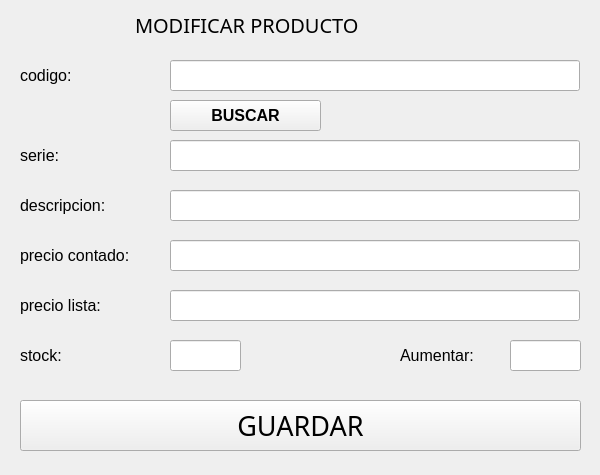
<?xml version="1.0" encoding="UTF-8"?>
<ui version="4.0">
 <class>ventanaModificarProducto</class>
 <widget class="QMainWindow" name="ventanaModificarProducto">
  <property name="geometry">
   <rect>
    <x>0</x>
    <y>0</y>
    <width>600</width>
    <height>475</height>
   </rect>
  </property>
  <property name="windowTitle">
   <string>MainWindow</string>
  </property>
  <widget class="QWidget" name="centralwidget">
   <widget class="QLineEdit" name="lineEditCodigo">
    <property name="geometry">
     <rect>
      <x>170</x>
      <y>60</y>
      <width>410</width>
      <height>31</height>
     </rect>
    </property>
    <property name="font">
     <font>
      <family>Arial</family>
      <pointsize>10</pointsize>
     </font>
    </property>
   </widget>
   <widget class="QLabel" name="labelDescripcion">
    <property name="geometry">
     <rect>
      <x>20</x>
      <y>190</y>
      <width>111</width>
      <height>31</height>
     </rect>
    </property>
    <property name="font">
     <font>
      <family>Arial</family>
      <pointsize>12</pointsize>
     </font>
    </property>
    <property name="text">
     <string>descripcion:</string>
    </property>
   </widget>
   <widget class="QLabel" name="labelPrecioContado">
    <property name="geometry">
     <rect>
      <x>20</x>
      <y>240</y>
      <width>151</width>
      <height>31</height>
     </rect>
    </property>
    <property name="font">
     <font>
      <family>Arial</family>
      <pointsize>12</pointsize>
     </font>
    </property>
    <property name="text">
     <string>precio contado:</string>
    </property>
   </widget>
   <widget class="QPushButton" name="btnGuardar">
    <property name="geometry">
     <rect>
      <x>20</x>
      <y>400</y>
      <width>561</width>
      <height>51</height>
     </rect>
    </property>
    <property name="font">
     <font>
      <family>Arial Black</family>
      <pointsize>20</pointsize>
     </font>
    </property>
    <property name="text">
     <string>GUARDAR</string>
    </property>
   </widget>
   <widget class="QLabel" name="labelPrecioLista">
    <property name="geometry">
     <rect>
      <x>20</x>
      <y>290</y>
      <width>111</width>
      <height>31</height>
     </rect>
    </property>
    <property name="font">
     <font>
      <family>Arial</family>
      <pointsize>12</pointsize>
     </font>
    </property>
    <property name="text">
     <string>precio lista:</string>
    </property>
   </widget>
   <widget class="QLabel" name="labelAgregarProducto">
    <property name="geometry">
     <rect>
      <x>135</x>
      <y>9</y>
      <width>330</width>
      <height>31</height>
     </rect>
    </property>
    <property name="font">
     <font>
      <family>Arial Black</family>
      <pointsize>15</pointsize>
     </font>
    </property>
    <property name="text">
     <string>MODIFICAR PRODUCTO</string>
    </property>
   </widget>
   <widget class="QLabel" name="labelCodigo">
    <property name="geometry">
     <rect>
      <x>20</x>
      <y>60</y>
      <width>71</width>
      <height>31</height>
     </rect>
    </property>
    <property name="font">
     <font>
      <family>Arial</family>
      <pointsize>12</pointsize>
     </font>
    </property>
    <property name="text">
     <string>codigo:</string>
    </property>
   </widget>
   <widget class="QLineEdit" name="lineEditSerie">
    <property name="geometry">
     <rect>
      <x>170</x>
      <y>140</y>
      <width>410</width>
      <height>31</height>
     </rect>
    </property>
    <property name="font">
     <font>
      <family>Arial</family>
      <pointsize>10</pointsize>
     </font>
    </property>
   </widget>
   <widget class="QLabel" name="labelSerie">
    <property name="geometry">
     <rect>
      <x>20</x>
      <y>140</y>
      <width>71</width>
      <height>31</height>
     </rect>
    </property>
    <property name="font">
     <font>
      <family>Arial</family>
      <pointsize>12</pointsize>
     </font>
    </property>
    <property name="text">
     <string>serie:</string>
    </property>
   </widget>
   <widget class="QLineEdit" name="lineEditDescripcion">
    <property name="geometry">
     <rect>
      <x>170</x>
      <y>190</y>
      <width>410</width>
      <height>31</height>
     </rect>
    </property>
    <property name="font">
     <font>
      <family>Arial</family>
      <pointsize>10</pointsize>
     </font>
    </property>
   </widget>
   <widget class="QLineEdit" name="lineEditPrecioContado">
    <property name="geometry">
     <rect>
      <x>170</x>
      <y>240</y>
      <width>410</width>
      <height>31</height>
     </rect>
    </property>
    <property name="font">
     <font>
      <family>Arial</family>
      <pointsize>10</pointsize>
     </font>
    </property>
   </widget>
   <widget class="QLabel" name="labelStock">
    <property name="geometry">
     <rect>
      <x>20</x>
      <y>340</y>
      <width>60</width>
      <height>30</height>
     </rect>
    </property>
    <property name="font">
     <font>
      <family>Arial</family>
      <pointsize>12</pointsize>
     </font>
    </property>
    <property name="text">
     <string>stock:</string>
    </property>
   </widget>
   <widget class="QLineEdit" name="lineEditPrecioLista">
    <property name="geometry">
     <rect>
      <x>170</x>
      <y>290</y>
      <width>410</width>
      <height>31</height>
     </rect>
    </property>
    <property name="font">
     <font>
      <family>Arial</family>
      <pointsize>10</pointsize>
     </font>
    </property>
   </widget>
   <widget class="QLineEdit" name="lineEditPrecioStock">
    <property name="geometry">
     <rect>
      <x>170</x>
      <y>340</y>
      <width>71</width>
      <height>31</height>
     </rect>
    </property>
    <property name="font">
     <font>
      <family>Arial</family>
      <pointsize>10</pointsize>
     </font>
    </property>
   </widget>
   <widget class="QLabel" name="labelStock_2">
    <property name="geometry">
     <rect>
      <x>400</x>
      <y>340</y>
      <width>100</width>
      <height>30</height>
     </rect>
    </property>
    <property name="font">
     <font>
      <family>Arial</family>
      <pointsize>12</pointsize>
     </font>
    </property>
    <property name="text">
     <string>Aumentar: </string>
    </property>
   </widget>
   <widget class="QLineEdit" name="lineEditPrecioStock_2">
    <property name="geometry">
     <rect>
      <x>510</x>
      <y>340</y>
      <width>71</width>
      <height>31</height>
     </rect>
    </property>
    <property name="font">
     <font>
      <family>Arial</family>
      <pointsize>10</pointsize>
     </font>
    </property>
   </widget>
   <widget class="QPushButton" name="btnBuscar">
    <property name="geometry">
     <rect>
      <x>170</x>
      <y>100</y>
      <width>151</width>
      <height>31</height>
     </rect>
    </property>
    <property name="font">
     <font>
      <family>Arial</family>
      <pointsize>12</pointsize>
      <weight>75</weight>
      <bold>true</bold>
     </font>
    </property>
    <property name="text">
     <string>BUSCAR</string>
    </property>
   </widget>
  </widget>
 </widget>
 <resources/>
 <connections/>
</ui>
